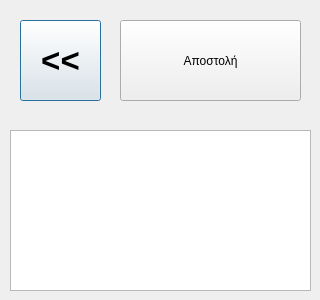
<?xml version="1.0" encoding="UTF-8"?>
<ui version="4.0">
 <class>fortosi_sel_1</class>
 <widget class="QDialog" name="fortosi_sel_1">
  <property name="geometry">
   <rect>
    <x>0</x>
    <y>0</y>
    <width>320</width>
    <height>300</height>
   </rect>
  </property>
  <property name="windowTitle">
   <string>Επαναποστολή φόρτωσης</string>
  </property>
  <widget class="QPushButton" name="pushBack">
   <property name="geometry">
    <rect>
     <x>20</x>
     <y>20</y>
     <width>81</width>
     <height>81</height>
    </rect>
   </property>
   <property name="font">
    <font>
     <pointsize>25</pointsize>
     <weight>75</weight>
     <bold>true</bold>
    </font>
   </property>
   <property name="text">
    <string>&lt;&lt;</string>
   </property>
  </widget>
  <widget class="QPushButton" name="pushSend">
   <property name="geometry">
    <rect>
     <x>120</x>
     <y>20</y>
     <width>181</width>
     <height>81</height>
    </rect>
   </property>
   <property name="font">
    <font>
     <pointsize>9</pointsize>
     <weight>50</weight>
     <bold>false</bold>
    </font>
   </property>
   <property name="text">
    <string>Αποστολή</string>
   </property>
  </widget>
  <widget class="QTableWidget" name="tableWidget">
   <property name="geometry">
    <rect>
     <x>10</x>
     <y>130</y>
     <width>301</width>
     <height>161</height>
    </rect>
   </property>
   <attribute name="verticalHeaderVisible">
    <bool>false</bool>
   </attribute>
  </widget>
 </widget>
 <resources/>
 <connections/>
</ui>
